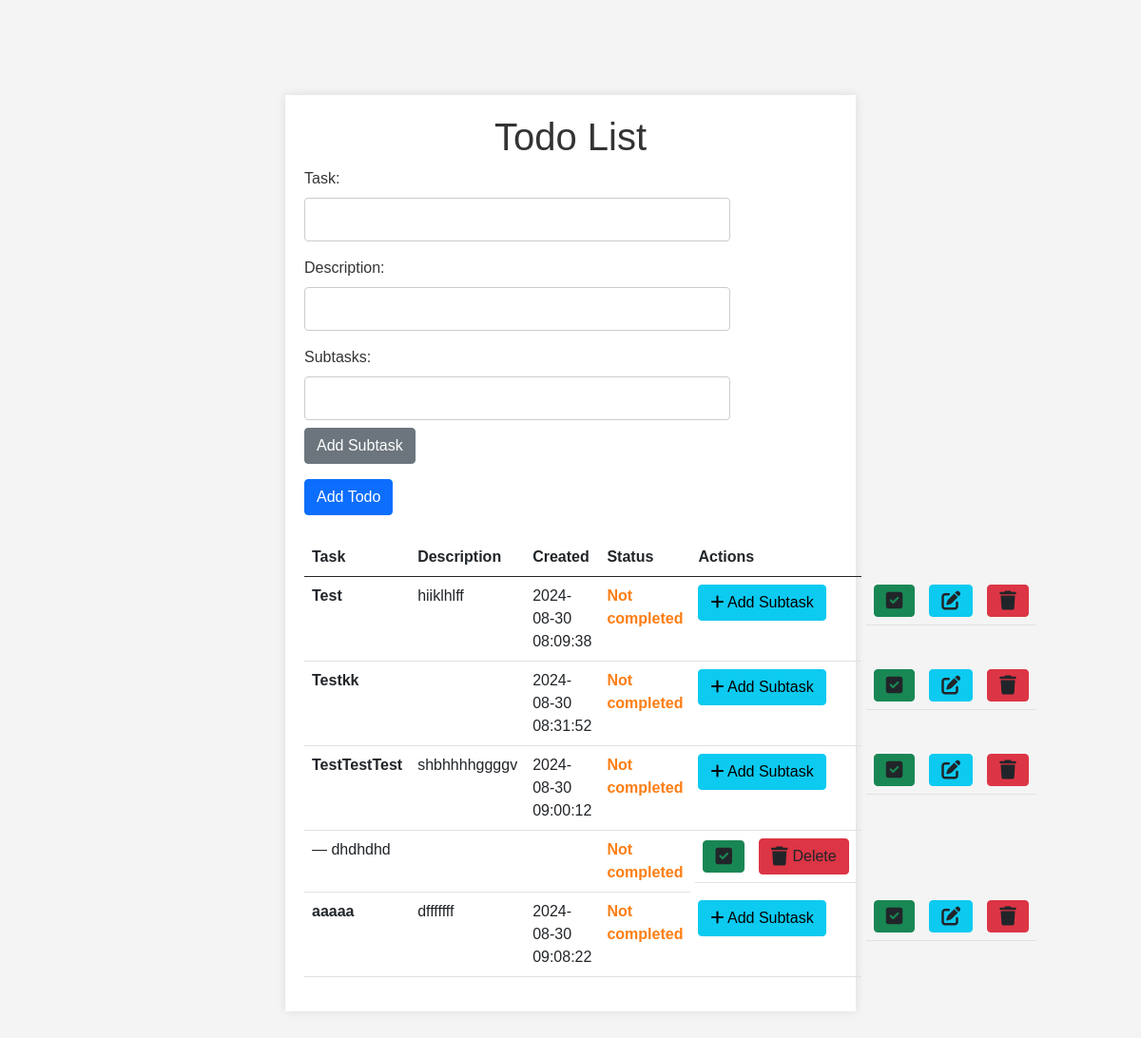
Before: / with the older database file.
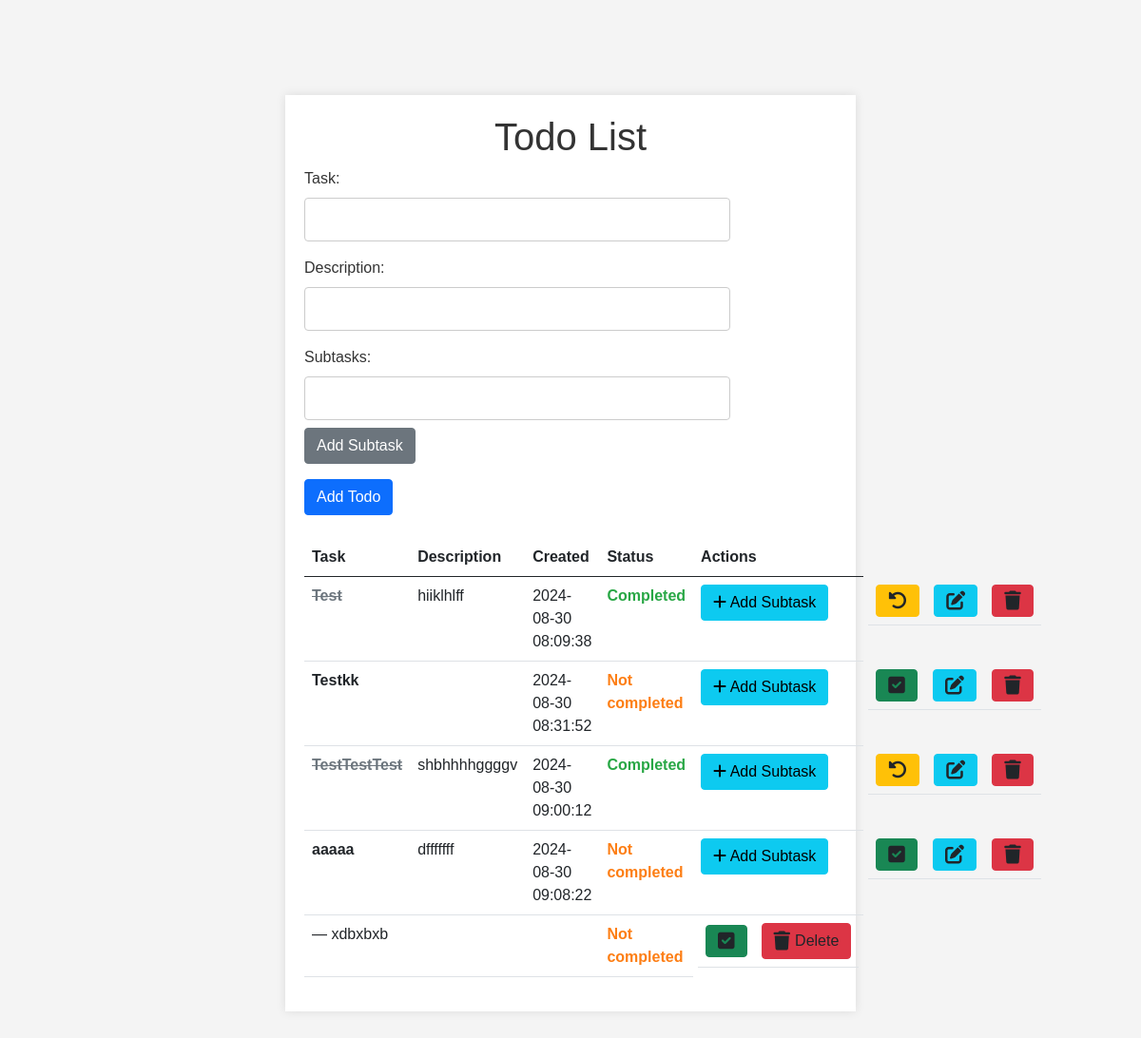
After: the same page with the newer database file.
### tables this page shows
CREATE TABLE todos (
    id INTEGER PRIMARY KEY AUTOINCREMENT,
    task TEXT NOT NULL,
    description TEXT,
    created_at TIMESTAMP DEFAULT CURRENT_TIMESTAMP,
    completed BOOLEAN NOT NULL CHECK (completed IN (0, 1)) DEFAULT 0
);

CREATE TABLE subtasks (
    id INTEGER PRIMARY KEY AUTOINCREMENT,
    todo_id INTEGER NOT NULL,
    task TEXT NOT NULL,
    completed BOOLEAN NOT NULL CHECK (completed IN (0, 1)) DEFAULT 0,
    FOREIGN KEY (todo_id) REFERENCES todos(id)
);

### app/routes.py (the view)
@bp.route('/')
def index():
    db_connection = db.get_db()
    todos = db_connection.execute('SELECT * FROM todos').fetchall()
    subtasks = db_connection.execute('SELECT * FROM subtasks').fetchall()
    todos_with_subtasks = []
    for todo in todos:
        todo_dict = dict(todo)
        todo_dict['subtasks'] = [dict(subtask) for subtask in subtasks if subtask['todo_id'] == todo['id']]
        todos_with_subtasks.append(todo_dict)
    return render_template('index.html', todos=todos_with_subtasks)

### app/db.py (called while the page is built)
def get_db():
    if 'db' not in g:
        g.db = sqlite3.connect(current_app.config['DATABASE'])
        g.db.row_factory = sqlite3.Row
    return g.db

def close_connection(exception):
    db = getattr(g, 'db', None)
    if db is not None:
        db.close()

### app/templates/index.html (shortened to what this page needs)
<!DOCTYPE html>
<html lang="en">
    <head>
        <link
            href="https://cdn.jsdelivr.net/npm/bootstrap@5.0.0-beta2/dist/css/bootstrap.min.css"
            rel="stylesheet"
        />
        <link
            rel="stylesheet"
            href="https://cdnjs.cloudflare.com/ajax/libs/font-awesome/6.0.0-beta3/css/all.min.css"
        />
        <link
            rel="stylesheet"
            type="text/css"
            href="{{ url_for('static', filename='css/colors.css') }}"
        />
        <link
            rel="stylesheet"
            type="text/css"
            href="{{ url_for('static', filename='css/styles.css') }}"
        />
    </head>
    <body>
        <div class="container">
            <h1>Todo List</h1>
            <form method="POST" action="{{ url_for('main.add') }}">
                <div class="mb-3">
                    <label for="todo" class="form-label">Task:</label>
                    <input type="text" id="todo" name="todo" class="form-control" required />
                </div>
                <div class="mb-3">
                    <label for="description" class="form-label">Description:</label>
                    <input type="text" id="description" name="description" class="form-control" />
                </div>
                <div class="mb-3" id="subtasks">
                    <label for="subtask" class="form-label">Subtasks:</label>
                    <input type="text" class="form-control mb-2" name="subtask" />
                    <button type="button" class="btn btn-secondary" onclick="addSubtaskField()">
                        Add Subtask
                    </button>
                </div>
                <button type="submit" class="btn btn-primary">Add Todo</button>
            </form>
            <table class="table mt-4">
                <thead>
                    <tr>
                        <th>Task</th>
                        <th>Description</th>
                        <th>Created</th>
                        <th>Status</th>
                        <th>Actions</th>
                    </tr>
                </thead>
                <tbody>
                    {% for todo in todos %}
                    <tr>
                        <td>
                            <strong class="{% if todo['completed'] %}task-completed{% endif %}">
                                {{ todo['task'] }}
                            </strong>
                        </td>
                        <td>{{ todo['description'] }}</td>
                        <td>{{ todo['created_at'] }}</td>
                        <td
                            class="{% if todo['completed'] %}status-completed{% else %}status-not-completed{% endif %}"
                        >
                            {{ 'Completed' if todo['completed'] else 'Not completed' }}
                        </td>
                        <td>
                            <a
                                class="btn btn-info"
                                href="#"
                                onclick="openAddSubtaskModal('{{ todo.id }}')"
                            >
                                <i class="fas fa-plus"></i> Add Subtask
                            </a>
                        </td>
                        <td class="actions">
                            {% if not todo['completed'] %}
                            <a
                                class="btn btn-success"
                                href="{{ url_for('main.toggle_todo', todo_id=todo.id) }}"
                            >
                                <i class="fas fa-check-square"></i>
                            </a>
                            {% else %}
                            <a
                                class="btn btn-warning"
                                href="{{ url_for('main.toggle_todo', todo_id=todo.id) }}"
                            >
                                <i class="fas fa-undo-alt"></i>
                            </a>
                            {% endif %}
                            <a
                                class="btn btn-info"
                                href="#"
                                onclick="openEditModal('{{todo.id }}', '{{ todo.task }}', '{{ todo.description }}')"
                            >
                                <i class="fas fa-edit"></i>
                            </a>
                            <a
                                class="btn btn-danger"
                                href="{{ url_for('main.delete_todo', todo_id=todo.id) }}"
                                onclick="return confirm('Are you sure you want to delete this task?')"
                            >
                                <i class="fas fa-trash"></i>
                            </a>
                        </td>
                    </tr>
                    {% for subtask in todo['subtasks'] %}
                    <tr>
                        <td class="{% if subtask['completed'] %}task-completed{% endif %}">
                            — {{ subtask['task'] }}
                        </td>
                        <td>{{ subtask['description'] }}</td>
                        <td>{{ subtask['created_at'] }}</td>
                        <td
                            class="{% if subtask['completed'] %}status-completed{% else %}status-not-completed{% endif %}"
                        >
                            {{ 'Completed' if subtask['completed'] else 'Not completed' }}
                        </td>
                        <td class="actions">
                            {% if not subtask['completed'] %}
                            <a
                                class="btn btn-success"
                                href="{{ url_for('main.toggle_subtask', subtask_id=subtask['id']) }}"
                            >
                                <i class="fas fa-check-square"></i>
                            </a>
                            {% endif %}
                            <a
                                class="btn btn-danger"
                                href="{{ url_for('main.delete_subtask', subtask_id=subtask['id']) }}"
                                onclick="return confirm('Are you sure you want to delete this subtask?');"
                            >
                                <i class="fas fa-trash"></i> Delete
                            </a>
                        </td>
                    </tr>
                    {% endfor %} {% endfor %}
                </tbody>
            </table>
        </div>
    </body>
</html>

### app/static/css/colors.css (style rules this page uses)
:root { --primary-color: #007bff; --dark-primary-color: #0056b3; --secondary-color: #28a745; --alert-color: #dc3545; --highlight-color: #fd7e14; --background-color: #f4f4f4; --text-color: #333; --modal-background: #fefefe; --modal-border-color: #888; --overlay-color: rgba(0, 0, 0, 0.5); --gray-text-color: #6c757d; }

### app/static/css/styles.css (style rules this page uses)
body { font-family: Arial, sans-serif; background-color: var(--background-color); color: var(--text-color); margin: 0; padding: 0; }
.container { width: 50%; margin: 100px auto; background: #ffffff; padding: 20px; box-shadow: 0px 0px 10px rgba(0, 0, 0, 0.1); }
h1 { text-align: center; color: #333; }
form { margin-bottom: 20px; }
input[type="text"] { width: 80%; padding: 10px; margin-right: 10px; border: 1px solid #ccc; }
button { padding: 10px 20px; background-color: var(--primary-color); color: white; border: none; cursor: pointer; }
table { width: 100%; border-collapse: collapse; margin: auto; }
th, td { padding: 10px; text-align: left; }
th { background-color: var(--background-color); }
.task-completed { text-decoration: line-through; color: var(--gray-text-color); }
.actions { display: flex; justify-content: space-between; align-items: center; gap: 15px; margin: 0 5px; cursor: pointer; }
.actions a { text-decoration: none; color: inherit; display: flex; align-items: center; gap: 5px; }
.actions i { font-size: 1.25rem; vertical-align: middle; line-height: 1; }
td.actions { vertical-align: middle; }
.status-completed { color: var(--secondary-color); font-weight: bold; }
.status-not-completed { color: var(--highlight-color); font-weight: bold; }

Changed rows visible on the page:
removed subtasks: task "dhdhdhd", completed "Not completed", shown under todos "TestTestTest"
changed todos "Test": completed "Not completed" → "Completed"
changed todos "TestTestTest": completed "Not completed" → "Completed"
added subtasks: task "xdbxbxb", completed "Not completed", shown under todos "aaaaa"
